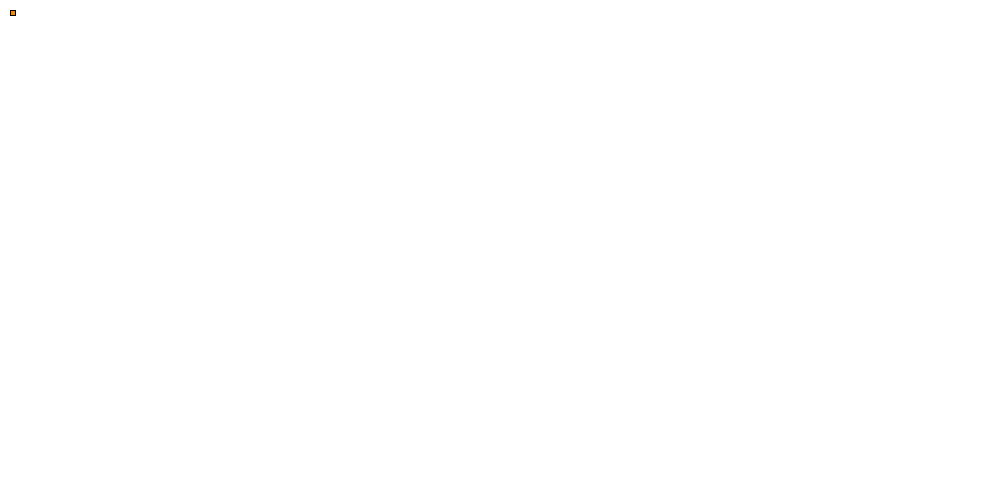
Frame 1 (no input)
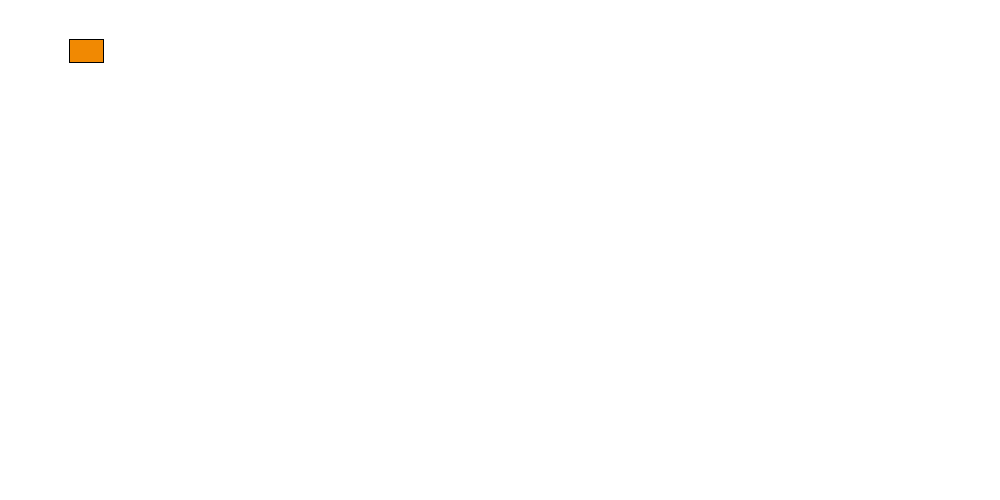
Frame 60 (the mouse pressed at the canvas centre just before this capture)
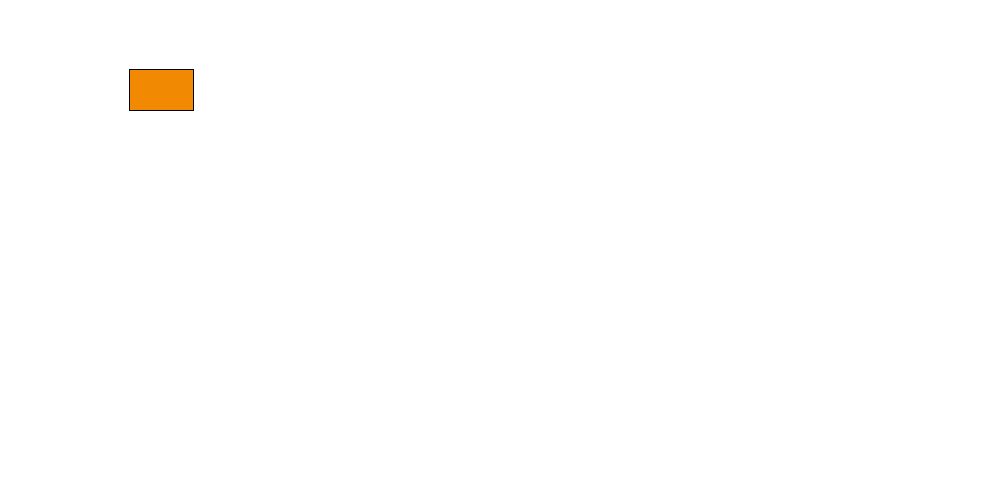
Frame 120 (the mouse held since frame 60 and released just before this capture)

The Processing sketch that drew these frames (run headless with seeded random() and noise(); from frame 60 on, the mouse is pressed at the canvas centre):

// Processing sketch: B_More_complex_movement
// ── B_More_complex_movement.pde

// This program will make a square move in both the x and y directions, and make it change size


float xPosition = 10;
float yPosition = 10;

float boxWidth = 5;
float boxHeight = 5;

void setup(){
 
 size(1000, 500);
  
}



void draw(){
    
  background(255);
  
  fill(241, 137, 2);
  
  rect(xPosition, yPosition, boxWidth, boxHeight);
  
  xPosition += 1;            // Writing xPosition = xPosition + 1 can become a bit of a pain, so a shorthand way of writing this is
  yPosition += 0.5;          // xPosition += 1. Both expressions will do exactly the same thing, add 1 to the contents of xPosition.
  
  boxWidth += 0.5;
  boxHeight += 0.3;
  
  
}
